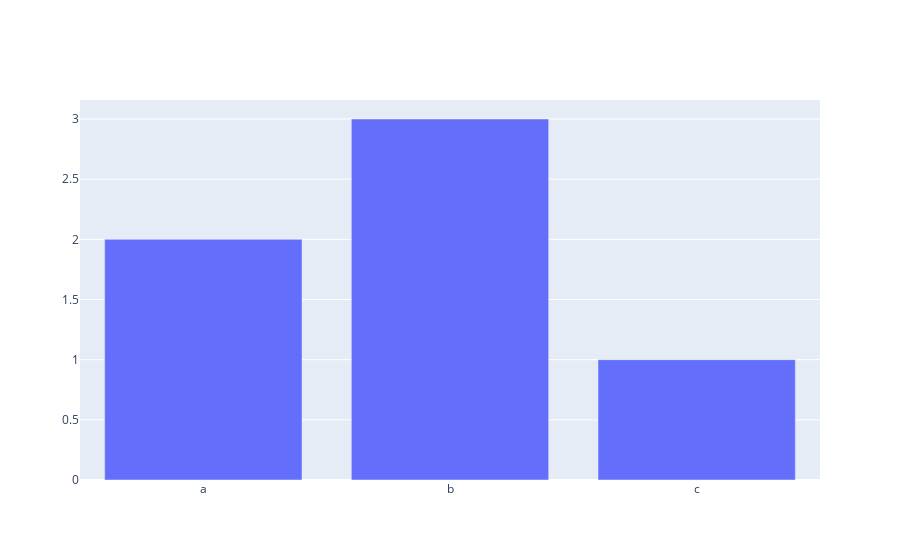

The notebook cell saved with this chart:
### Code cell
fig = go.Figure(data=go.Bar(x=['a','b','c'],y=[2, 3, 1]))
fig.show()

### Figure 1 — Plotly figure (JSON) as saved in the notebook; plotly's stock layout.template omitted (floating-point values rounded to 4 significant figures)
{"data": [{"type": "bar", "x": ["a", "b", "c"], "y": [2, 3, 1]}], "layout": {}}
